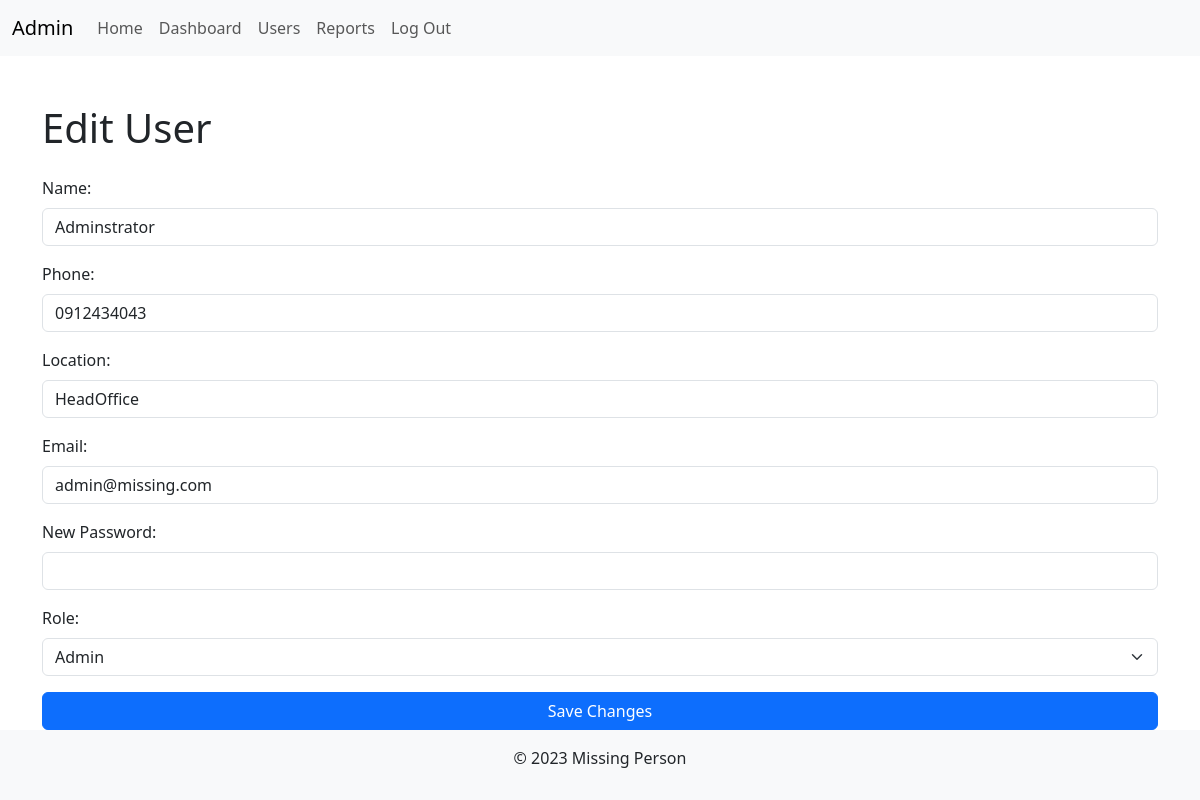
Page /auth/edit_user/1 (signed in) on the committed database.
### tables this page shows
CREATE TABLE user (
  id INTEGER PRIMARY KEY AUTOINCREMENT,
  finder_name TEXT NOT NULL,
  phone TEXT NOT NULL,
  finder_location TEXT NOT NULL,
  email TEXT UNIQUE NOT NULL,
  password TEXT NOT NULL,
  role_id INTEGER NOT NULL,
  FOREIGN KEY (role_id) REFERENCES role (id)
);

### missing/auth.py (the view, shortened to what this page needs)
@bp.route('/edit_user/<int:user_id>', methods=('GET', 'POST'))
@login_required_role(1)
def edit_user(user_id):
    db = get_db()
    user = db.execute(
        'SELECT * FROM user WHERE id = ?', (user_id,)
    ).fetchone()
    return render_template('admin/edit_user.html', user=user)

### missing/auth.py (called while the page is built)
def login_required_role(role_id):
    def decorator(f):
        @functools.wraps(f)
        def wrapped_view(*args, **kwargs):
            if g.user is None:
                return redirect(url_for('auth.login'))
            if g.user['role_id'] != role_id:
                return redirect(url_for('auth.unauthorized'))
            return f(*args, **kwargs)
        return wrapped_view
    return decorator

@bp.before_app_request
def load_logged_in_user():
    user_id = session.get('user_id')
    if user_id is None:
        g.user = None
    else:
        db = get_db()
        g.user = db.execute(
            'SELECT * FROM user WHERE id = ?', (user_id,)
        ).fetchone()

### missing/db.py (called while the page is built)
def get_db():
    if 'db' not in g:
        g.db = sqlite3.connect(
            current_app.config['DATABASE'],
            detect_types=sqlite3.PARSE_DECLTYPES
        )
        g.db.row_factory = sqlite3.Row
    return g.db

### missing/templates/admin/edit_user.html (shortened to what this page needs)
{% extends "admin/layout.html" %}
{% block content %}
  <h1 class="mb-4">Edit User</h1>
  <form method="post">
    <div class="mb-3">
      <label for="finder_name" class="form-label">Name:</label>
      <input type="text" id="finder_name" name="finder_name" value="{{ user.finder_name }}" class="form-control" required>
    </div>
    <div class="mb-3">
      <label for="phone" class="form-label">Phone:</label>
      <input type="text" id="phone" name="phone" value="{{ user.phone }}" class="form-control" required>
    </div>
    <div class="mb-3">
      <label for="finder_location" class="form-label">Location:</label>
      <input type="text" id="finder_location" name="finder_location" value="{{ user.finder_location }}" class="form-control" required>
    </div>
    <div class="mb-3">
      <label for="email" class="form-label">Email:</label>
      <input type="email" id="email" name="email" value="{{ user.email }}" class="form-control" required>
    </div>
    <div class="mb-3">
      <label for="password" class="form-label">New Password:</label>
      <input type="password" id="password" name="password" class="form-control">
    </div>
    <div class="mb-3">
      <label for="role_id" class="form-label">Role:</label>
      <select id="role_id" name="role_id" class="form-select" required>
        <option value="1" {% if user.role_id == 1 %}selected{% endif %}>Admin</option>
      </select>
    </div>
    <div class="d-grid">
      <input type="submit" value="Save Changes" class="btn btn-primary">
    </div>
  </form>
{% endblock %}

### rows in the picture
user: finder_name "Adminstrator", phone "0912434043", finder_location "HeadOffice", email "admin@missing.com", role_id "Admin"
